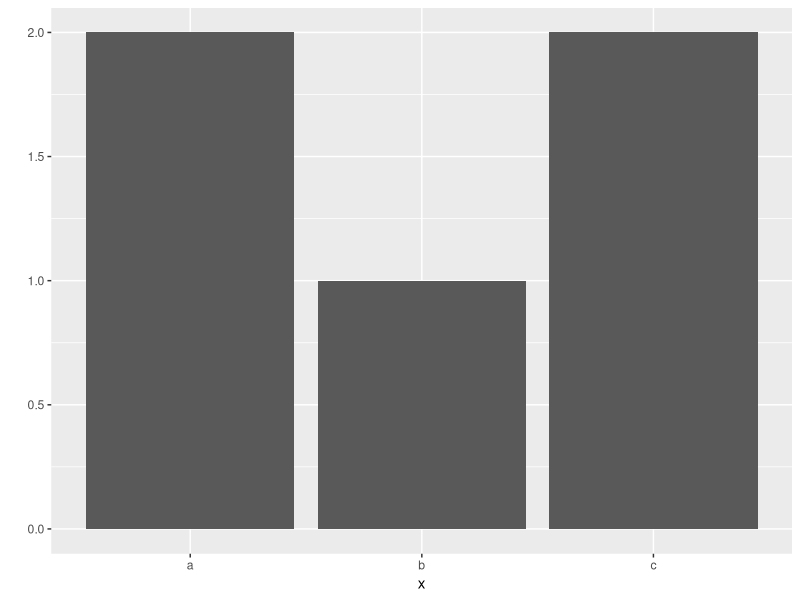
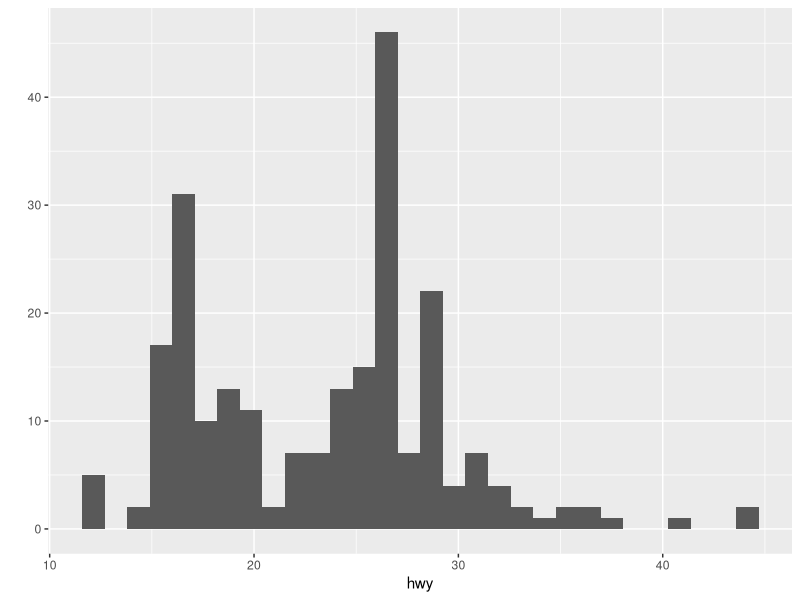
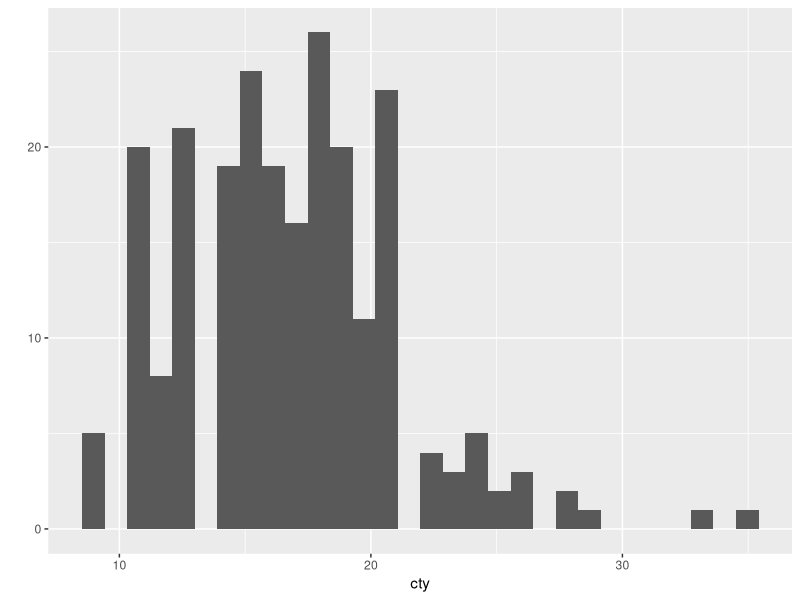
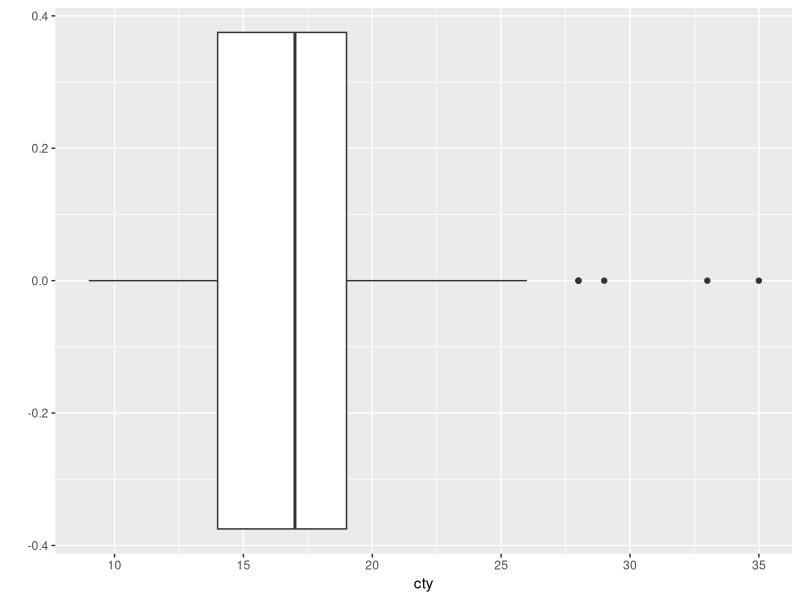
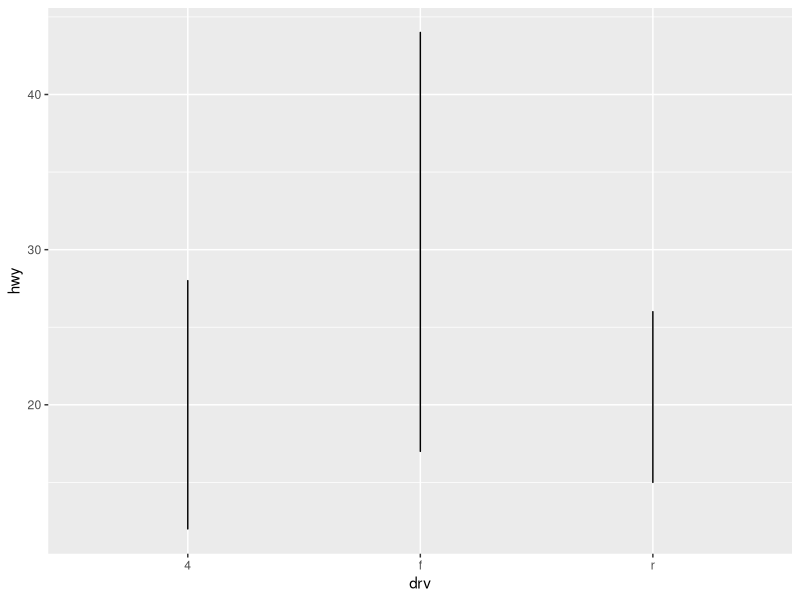
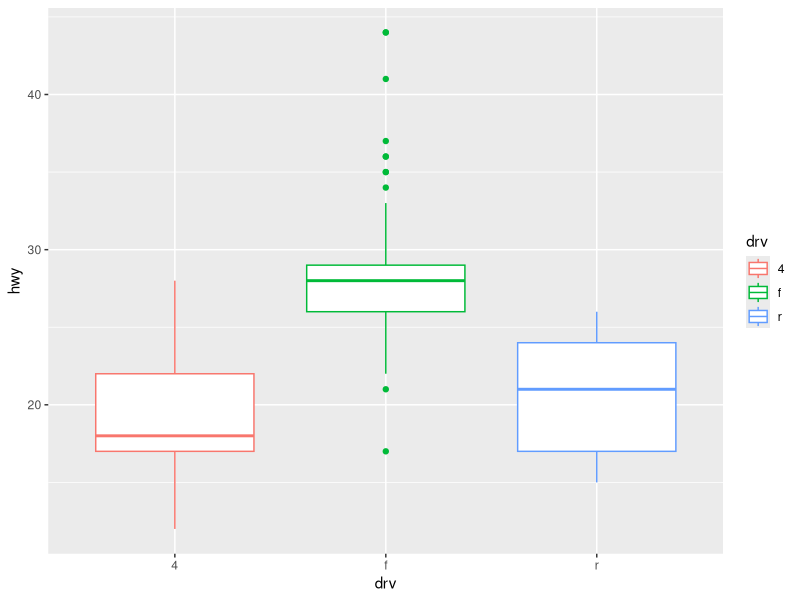

Write the R code that produced these figures, in order.
#2022-07-12

#ggplot 패키지 설치

# installed.packages() -> 인스톨한 패키지 확인
# install.packages('ggplot2') -> 패키지 설치
library(ggplot2)
x = c('a', 'b' ,'a', 'c', 'c')
x
qplot(x)


mpg = as.data.frame(ggplot2::mpg)
mpg
head(mpg)
tail(mpg)
View(mpg)
str(mpg)
head(mpg, 10)

mpg$total = (mpg$cty+mpg$hwy)
mpg$avg = mpg$total/2
View(mpg)
head(mpg)

qplot(data = mpg, x = hwy, bins = 30)
qplot(data = mpg, x = cty)
qplot(data = mpg, x = cty, geom = 'boxplot')
qplot(data = mpg, x = drv, y = hwy, geom = 'line')
qplot(data = mpg, x = drv, y = hwy, geom = 'boxplot', colour = drv)
# mpg = as.data.frame(gglpot2::mpg)
